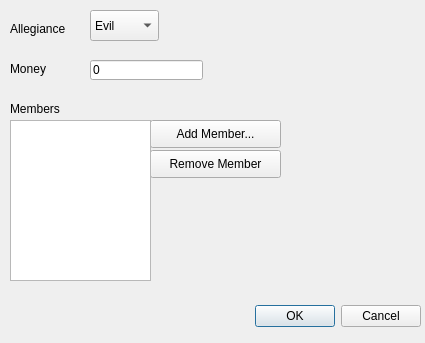
<ui version="4.0" >
 <author></author>
 <comment></comment>
 <exportmacro></exportmacro>
 <class>EditPartyDialog</class>
 <widget class="QDialog" name="EditPartyDialog" >
  <property name="geometry" >
   <rect>
    <x>0</x>
    <y>0</y>
    <width>425</width>
    <height>343</height>
   </rect>
  </property>
  <property name="windowTitle" >
   <string>Dialog</string>
  </property>
  <widget class="QWidget" name="layoutWidget" >
   <property name="geometry" >
    <rect>
     <x>70</x>
     <y>300</y>
     <width>351</width>
     <height>33</height>
    </rect>
   </property>
   <layout class="QHBoxLayout" >
    <property name="margin" >
     <number>0</number>
    </property>
    <property name="spacing" >
     <number>6</number>
    </property>
    <item>
     <spacer>
      <property name="orientation" >
       <enum>Qt::Horizontal</enum>
      </property>
      <property name="sizeHint" >
       <size>
        <width>131</width>
        <height>31</height>
       </size>
      </property>
     </spacer>
    </item>
    <item>
     <widget class="QPushButton" name="okButton" >
      <property name="text" >
       <string>OK</string>
      </property>
     </widget>
    </item>
    <item>
     <widget class="QPushButton" name="cancelButton" >
      <property name="text" >
       <string>Cancel</string>
      </property>
     </widget>
    </item>
   </layout>
  </widget>
  <widget class="QLabel" name="label" >
   <property name="geometry" >
    <rect>
     <x>10</x>
     <y>20</y>
     <width>71</width>
     <height>17</height>
    </rect>
   </property>
   <property name="text" >
    <string>Allegiance</string>
   </property>
  </widget>
  <widget class="QLabel" name="label_2" >
   <property name="geometry" >
    <rect>
     <x>10</x>
     <y>60</y>
     <width>58</width>
     <height>17</height>
    </rect>
   </property>
   <property name="text" >
    <string>Money</string>
   </property>
  </widget>
  <widget class="QComboBox" name="allegianceComboBox" >
   <property name="geometry" >
    <rect>
     <x>90</x>
     <y>10</y>
     <width>69</width>
     <height>31</height>
    </rect>
   </property>
   <item>
    <property name="text" >
     <string>Evil</string>
    </property>
   </item>
   <item>
    <property name="text" >
     <string>Good</string>
    </property>
   </item>
  </widget>
  <widget class="QLineEdit" name="moneyLineEdit" >
   <property name="geometry" >
    <rect>
     <x>90</x>
     <y>60</y>
     <width>113</width>
     <height>20</height>
    </rect>
   </property>
   <property name="text" >
    <string>0</string>
   </property>
  </widget>
  <widget class="QLabel" name="label_3" >
   <property name="geometry" >
    <rect>
     <x>10</x>
     <y>100</y>
     <width>58</width>
     <height>17</height>
    </rect>
   </property>
   <property name="text" >
    <string>Members</string>
   </property>
  </widget>
  <widget class="QPushButton" name="addButton" >
   <property name="geometry" >
    <rect>
     <x>150</x>
     <y>120</y>
     <width>131</width>
     <height>28</height>
    </rect>
   </property>
   <property name="text" >
    <string>Add Member...</string>
   </property>
  </widget>
  <widget class="QPushButton" name="pushButton" >
   <property name="geometry" >
    <rect>
     <x>150</x>
     <y>150</y>
     <width>131</width>
     <height>28</height>
    </rect>
   </property>
   <property name="text" >
    <string>Remove Member</string>
   </property>
  </widget>
  <widget class="QListWidget" name="membersListWidget" >
   <property name="geometry" >
    <rect>
     <x>10</x>
     <y>120</y>
     <width>141</width>
     <height>161</height>
    </rect>
   </property>
  </widget>
 </widget>
 <pixmapfunction></pixmapfunction>
 <resources/>
 <connections>
  <connection>
   <sender>okButton</sender>
   <signal>clicked()</signal>
   <receiver>EditPartyDialog</receiver>
   <slot>accept()</slot>
   <hints>
    <hint type="sourcelabel" >
     <x>278</x>
     <y>253</y>
    </hint>
    <hint type="destinationlabel" >
     <x>96</x>
     <y>254</y>
    </hint>
   </hints>
  </connection>
  <connection>
   <sender>cancelButton</sender>
   <signal>clicked()</signal>
   <receiver>EditPartyDialog</receiver>
   <slot>reject()</slot>
   <hints>
    <hint type="sourcelabel" >
     <x>369</x>
     <y>253</y>
    </hint>
    <hint type="destinationlabel" >
     <x>179</x>
     <y>282</y>
    </hint>
   </hints>
  </connection>
 </connections>
</ui>
